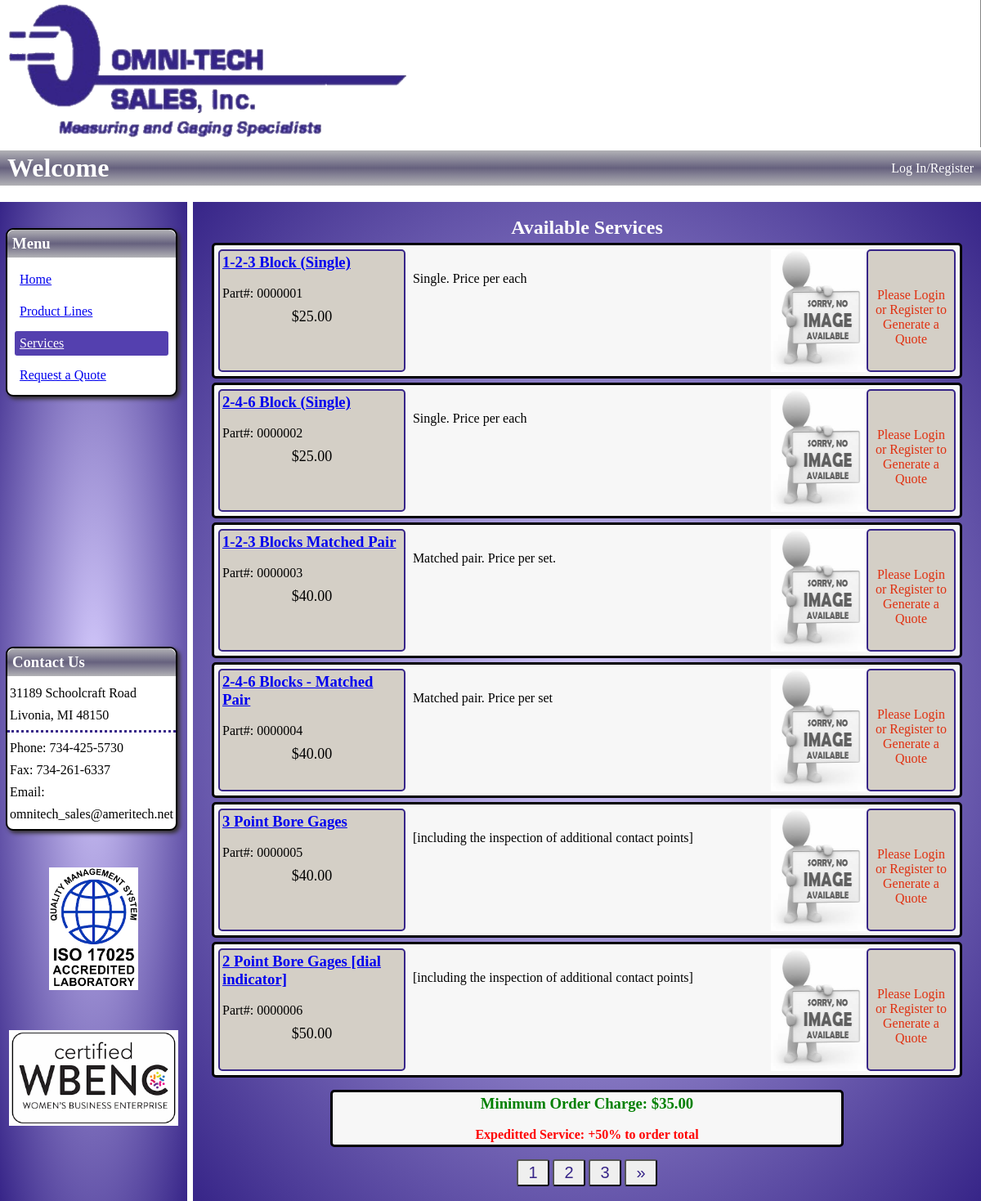
Screenshot of /services/1 with the database file from the repository.
### imgfield_app/models.py (models this page shows)
class Product(models.Model):
    name = models.CharField(max_length=108)
    part_number = models.CharField(max_length=27)
    manufacturer = models.CharField(max_length=45, null=True, blank= True)
    price = models.DecimalField(decimal_places=2, max_digits=5)
    desc = models.CharField(max_length=189)
    exp_desc = models.TextField(null=True, blank=True)
    quantity_in_stock = models.IntegerField(null=True, blank=True)
    created_at = models.DateTimeField(auto_now_add=True)
    updated_at = models.DateTimeField(auto_now=True)
    objects = ProductManager()

class Photo(models.Model):
    photo_of = models.ForeignKey(
        Product,
        related_name="product_photos",
        on_delete = models.CASCADE
    )
    img = models.ImageField(upload_to='product_images', default = "product_images/no_img_available.jpg", null = True, blank = True)
    img_alt = models.CharField(max_length=27, default="no photo available")
    created_at = models.DateTimeField(auto_now_add=True)
    updated_at = models.DateTimeField(auto_now=True)

### imgfield_app/views.py (the view, shortened to what this page needs)
# urls.py: path('services/<int:page_num>', views.services),
def services(request, page_num):
    service_cat = Category.objects.get(name="Services")
    products_in_service = service_cat.product_in_category.all()
    p = Paginator(products_in_service, 6)
    page = p.page(page_num)
    num_of_pages = "a" * p.num_pages
    if not 'user_id' in request.session:
        context = {
            'all_services': page,
            'num_of_pages': num_of_pages,
            'n': [1, 2, 3, 4, 5, 6, 7, 8, 9, 10]
        }
        return render(request, "services.html", context)

### imgfield_app/templates/services.html (shortened to what this page needs)
<!DOCTYPE html>
<html lang="en">
<head>
    {% load static %}
    <link rel="stylesheet" href="{% static 'css/services.css' %}">
</head>
<body>
    <img id="banner" src="{% static 'img/site/OmnitechBannerT.png' %}">
    <div id="header">
        <h1>Welcome {% if logged_user %}{{ logged_user.first_name }}{% endif %}</h1>
        <div id="links">
            {% if logged_user %}
            <a href="/signon/logout">Logout</a>
            {% else %}
            <a href="/signon">Log In/Register</a>
            {% endif %}
        </div>
    </div>
    <div id="content">
        <div id="l_sidebar">
            <div id="menu">
                <h3>Menu</h3>
                <a href="/">Home</a>
                <a href="/product_lines">Product Lines</a>
                <a id="active" href="/services/1">Services</a>
                <a href="/request_quote">Request a Quote</a>
            </div>
        <div id="contact_us">
                <h3>Contact Us</h3>
                <p>31189 Schoolcraft Road</p>
                <p>Livonia, MI 48150</p>
                <div id="break"></div>
                <p>Phone: 734-425-5730</p>
                <p>Fax: 734-261-6337</p>
                <p>Email:</p>
                <p>omnitech_sales@ameritech.net</p>
            </div>
            <div id="badges">
                <img id="iso_badge" src="{% static 'img/site/iso17025_badge.png' %}">
                <img id="wbenc_badge" src="{% static 'img/site/wbenc_badge.png' %}">
            </div>
        </div>
        <div id="main">
            <div id="main_content">
                <h2>Available Services</h2>
                {% for service in all_services %}
                    <div class="service_pod">
                        <div class="service_info">
                            <h3><a href="/view_product/{{ service.id }}">{{ service.name }}</a></h3>
                            <p>Part#: {{ service.part_number }}</p>
                            <p class="price">${{ service.price }}</p>
                        </div>
                        <p class="desc">{{ service.desc }}</p>
                        <img src="{{ service.product_photos.first.img.url }}"
                            alt="{{ service.product_photos.first.img_alt}}">
                        <div class="forms">
                            {% if logged_user %}
                                <div class="add_to_quote">
                                    <p>Add to Quote</p>
                                    <form action="/process_add_service_to_quote" method="POST">
                                        {% csrf_token%}
                                        <input type="hidden" name="product_id" value="{{ service.id }}">
                                        <input type="hidden" name="page_num" value="{{ current_page }}">
                                        <p>Quantity:
                                        <select name="quantity">
                                            {% for i in n %}
                                                <option value="{{ i }}">{{ i }}</option>
                                            {% endfor %}
                                        </select>
                                        </p>
                                        <button type="submit">Add to Quote</button>
                                    </form>
                                </div>
                            {% else %}
                                <p id="not_user">Please Login or Register to Generate a Quote</p>
                            {% endif %}
                        </div>
                    </div>
                {% endfor %}
            </div>
            <div id="fee_notice">
                <h3>Minimum Order Charge:   $35.00</h3>
                <h4>Expeditted Service:   +50% to order total</h4>
            </div>
            <div id="page_nav">
                {% for i in num_of_pages %}
                    <button>
                        <a href="/services/{{ forloop.counter }}">{{ forloop.counter }}</a>
                    </button>
                {% endfor %}
                {% if all_services.has_next %}
                    <button>
                        <a href="/services/{{ all_services.next_page_number }}">&raquo;</a>
                    </button>
                {% endif %}
            </div>
        </div>
    </div>
</body>
</html>

### imgfield_app/static/css/services.css (style rules this page uses)
* { margin: 0; padding: 0; }
#banner { width: 100%; height: 180px; }
#header { display: flex; margin-bottom: 20px; background-image: linear-gradient(#b2b2b6, #66617e, #b2b2b6); color: white; padding: 3px 9px; }
#header h1 { flex: 7; }
#links { text-align: right; padding-top: 10px; }
#links a { text-decoration: none; color: white; margin-bottom: 5px; }
#content { display: flex; }
#l_sidebar { flex: 2; background-image: radial-gradient(#d8ceff, #372588); padding: 7px; margin-right: 7px; }
#l_sidebar h3 { background-image: linear-gradient(#b2b2b6, #66617e, #b2b2b6); color: white; padding: 6px; margin-bottom: 12px; border-radius: 9px 9px 0px 0px; }
#menu, #contact_us { background-color: white; border-radius: 9px; border: 2px solid black; box-shadow: 3px 3px 5px rgb(51, 47, 47); margin-right: 5px; }
#menu { margin-top: 25px; }
#menu a { display: block; margin: 0px 9px 9px 9px; padding: 6px; border-radius: 3px; }
#active { background-color: #5440af; color: white; }
#contact_us { margin-top: 306px; }
#contact_us p { margin-bottom: 9px; padding: 0px 3px; }
#break { border-top: 3px dotted #372588; margin: 4px 0px 10px 0px; }
#badges { text-align: center; }
#iso_badge { height: 150px; margin-top: 45px; }
#wbenc_badge { width: 207px; margin-top: 45px; }
#main { flex: 10; background-image: radial-gradient(#d8ceff, #372588); padding: 18px; }
button { padding: 3px; border-radius: 3px; }
h3 { margin-bottom: 18px; }
#main_content h2 { text-align: center; color: white; }
.service_pod { background-color: #F7F7F7; display: flex; margin: 5px; border-radius: 5px; border: 3px solid black; padding: 5px; }
.service_info { width: 25%; border-radius: 5px; border: 2px solid #372588; padding: 3px; background-color: rgb(212, 207, 198); }
.service_info h3 { margin-bottom: 18px; }
.desc { width: 50%; padding-left: 9px; padding-top: 27px; }
.price { text-align: center; margin-top: 9px; font-size: 18px; }
.service_pod img { height: 150px; width: 13%; margin: auto; }
.forms { width: 12%; text-align: center; background-color: rgb(212, 207, 198); border-radius: 5px; border: 2px solid #372588; }
#not_user { padding: 45px 3px 3px 3px; vertical-align: middle; color: rgb(224, 48, 16); }
#fee_notice { text-align: center; background-color: #F7F7F7; margin: 15px 150px; border-radius: 5px; border: 3px solid black; padding: 3px; }
#fee_notice h3 { color: green; }
#fee_notice h4 { color: red; }
#page_nav { text-align: center; }
#page_nav button { width: 40px; }
#page_nav button a { text-decoration: none; color: #372588; font-size: 20px; }

### rows the page displays
Product: name "1-2-3 Block (Single)", part_number "0000001", price "25.00", desc "Single. Price per each", product_photos.first.img (placeholder picture)
Product: name "2-4-6 Block (Single)", part_number "0000002", price "25.00", desc "Single. Price per each", product_photos.first.img (placeholder picture)
Product: name "1-2-3 Blocks Matched Pair", part_number "0000003", price "40.00", desc "Matched pair. Price per set.", product_photos.first.img (placeholder picture)
Product: name "2-4-6 Blocks - Matched Pair", part_number "0000004", price "40.00", desc "Matched pair. Price per set", product_photos.first.img (placeholder picture)
Product: name "3 Point Bore Gages", part_number "0000005", price "40.00", desc "[including the inspection of additional contact points]", product_photos.first.img (placeholder picture)
Product: name "2 Point Bore Gages [dial indicator]", part_number "0000006", price "50.00", desc "[including the inspection of additional contact points]", product_photos.first.img (placeholder picture)
